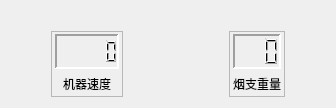
          <widget class="QWidget" name="mp1">
           <layout class="QVBoxLayout" name="verticalLayout_138">
            <item>
             <widget class="QLabel" name="label">
              <property name="sizePolicy">
               <sizepolicy hsizetype="Preferred" vsizetype="Preferred">
                <horstretch>1</horstretch>
                <verstretch>1</verstretch>
               </sizepolicy>
              </property>
              <property name="maximumSize">
               <size>
                <width>904</width>
                <height>261</height>
               </size>
              </property>
              <property name="text">
               <string/>
              </property>
              <property name="pixmap">
               <pixmap resource="source.qrc">:/sources/200904260629396638.png</pixmap>
              </property>
              <property name="scaledContents">
               <bool>true</bool>
              </property>
              <property name="alignment">
               <set>Qt::AlignCenter</set>
              </property>
             </widget>
            </item>
            <item>
             <layout class="QHBoxLayout" name="horizontalLayout_61">
              <item>
               <spacer name="horizontalSpacer_16">
                <property name="orientation">
                 <enum>Qt::Horizontal</enum>
                </property>
                <property name="sizeHint" stdset="0">
                 <size>
                  <width>40</width>
                  <height>20</height>
                 </size>
                </property>
               </spacer>
              </item>
              <item>
               <widget class="QFrame" name="frame_sd">
                <property name="frameShape">
                 <enum>QFrame::StyledPanel</enum>
                </property>
                <property name="frameShadow">
                 <enum>QFrame::Raised</enum>
                </property>
                <layout class="QVBoxLayout" name="verticalLayout_137">
                 <property name="leftMargin">
                  <number>3</number>
                 </property>
                 <property name="topMargin">
                  <number>2</number>
                 </property>
                 <property name="rightMargin">
                  <number>3</number>
                 </property>
                 <property name="bottomMargin">
                  <number>3</number>
                 </property>
                 <item>
                  <widget class="QLCDNumber" name="lcdNumber_sd">
                   <property name="sizePolicy">
                    <sizepolicy hsizetype="Minimum" vsizetype="Fixed">
                     <horstretch>0</horstretch>
                     <verstretch>0</verstretch>
                    </sizepolicy>
                   </property>
                   <property name="minimumSize">
                    <size>
                     <width>0</width>
                     <height>35</height>
                    </size>
                   </property>
                   <property name="maximumSize">
                    <size>
                     <width>16777215</width>
                     <height>35</height>
                    </size>
                   </property>
                   <property name="frameShape">
                    <enum>QFrame::Panel</enum>
                   </property>
                   <property name="frameShadow">
                    <enum>QFrame::Sunken</enum>
                   </property>
                   <property name="lineWidth">
                    <number>2</number>
                   </property>
                  </widget>
                 </item>
                 <item>
                  <widget class="QLabel" name="label_sd">
                   <property name="sizePolicy">
                    <sizepolicy hsizetype="Expanding" vsizetype="Preferred">
                     <horstretch>0</horstretch>
                     <verstretch>0</verstretch>
                    </sizepolicy>
                   </property>
                   <property name="text">
                    <string>机器速度</string>
                   </property>
                   <property name="alignment">
                    <set>Qt::AlignCenter</set>
                   </property>
                  </widget>
                 </item>
                </layout>
               </widget>
              </item>
              <item>
               <spacer name="horizontalSpacer_15">
                <property name="orientation">
                 <enum>Qt::Horizontal</enum>
                </property>
                <property name="sizeType">
                 <enum>QSizePolicy::Fixed</enum>
                </property>
                <property name="sizeHint" stdset="0">
                 <size>
                  <width>100</width>
                  <height>20</height>
                 </size>
                </property>
               </spacer>
              </item>
              <item>
               <widget class="QFrame" name="frame_zl">
                <property name="frameShape">
                 <enum>QFrame::StyledPanel</enum>
                </property>
                <property name="frameShadow">
                 <enum>QFrame::Raised</enum>
                </property>
                <layout class="QVBoxLayout" name="verticalLayout_5">
                 <property name="leftMargin">
                  <number>3</number>
                 </property>
                 <property name="topMargin">
                  <number>2</number>
                 </property>
                 <property name="rightMargin">
                  <number>3</number>
                 </property>
                 <property name="bottomMargin">
                  <number>3</number>
                 </property>
                 <item>
                  <widget class="QLCDNumber" name="lcdNumber_zl">
                   <property name="sizePolicy">
                    <sizepolicy hsizetype="Minimum" vsizetype="Fixed">
                     <horstretch>0</horstretch>
                     <verstretch>0</verstretch>
                    </sizepolicy>
                   </property>
                   <property name="minimumSize">
                    <size>
                     <width>0</width>
                     <height>35</height>
                    </size>
                   </property>
                   <property name="maximumSize">
                    <size>
                     <width>16777215</width>
                     <height>35</height>
                    </size>
                   </property>
                   <property name="frameShape">
                    <enum>QFrame::Panel</enum>
                   </property>
                   <property name="frameShadow">
                    <enum>QFrame::Sunken</enum>
                   </property>
                   <property name="lineWidth">
                    <number>2</number>
                   </property>
                   <property name="numDigits">
                    <number>3</number>
                   </property>
                  </widget>
                 </item>
                 <item>
                  <widget class="QLabel" name="label_zl">
                   <property name="sizePolicy">
                    <sizepolicy hsizetype="Expanding" vsizetype="Preferred">
                     <horstretch>0</horstretch>
                     <verstretch>0</verstretch>
                    </sizepolicy>
                   </property>
                   <property name="text">
                    <string>烟支重量</string>
                   </property>
                   <property name="alignment">
                    <set>Qt::AlignCenter</set>
                   </property>
                  </widget>
                 </item>
                </layout>
               </widget>
              </item>
              <item>
               <spacer name="horizontalSpacer_17">
                <property name="orientation">
                 <enum>Qt::Horizontal</enum>
                </property>
                <property name="sizeHint" stdset="0">
                 <size>
                  <width>40</width>
                  <height>20</height>
                 </size>
                </property>
               </spacer>
              </item>
             </layout>
            </item>
           </layout>
          </widget>
